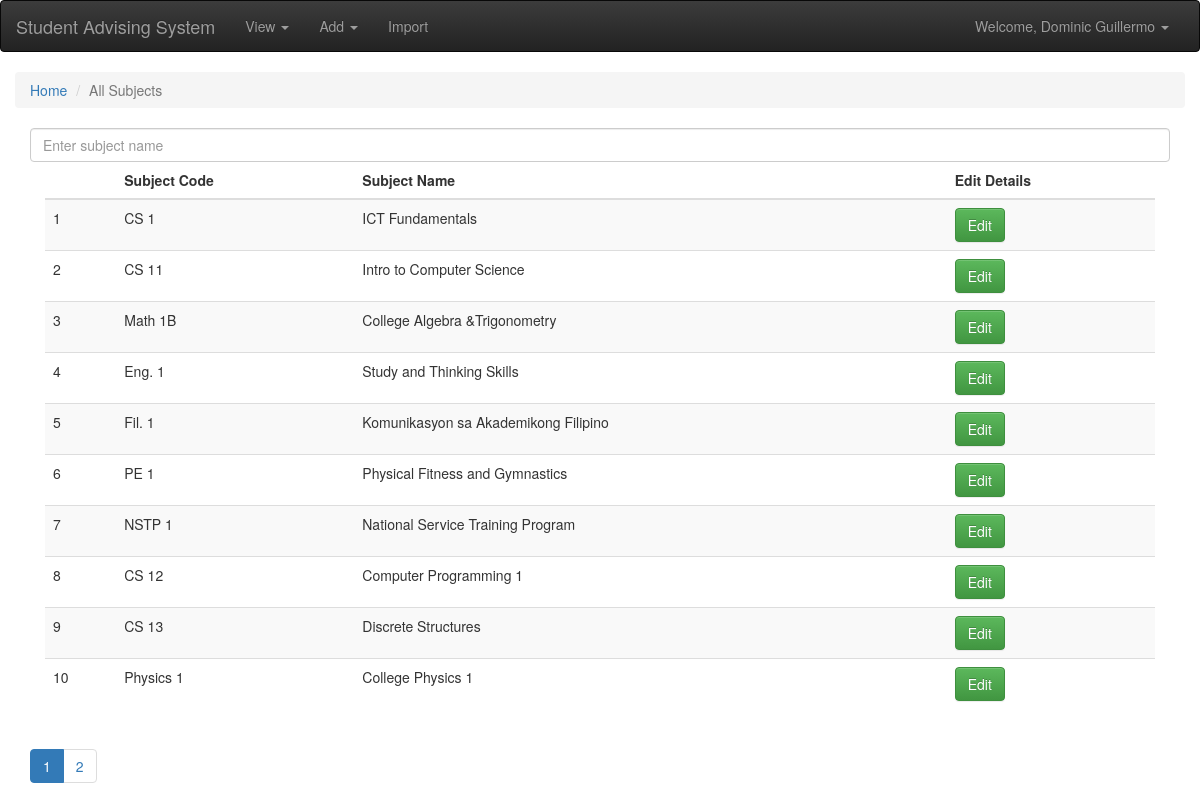
Screenshot of /view/subjects.php (signed in) with the database file from the repository.
### tables this page shows
CREATE TABLE `account` (
  `account_id` int(255) NOT NULL,
  `account_usern` varchar(11) NOT NULL,
  `account_pass` varchar(255) NOT NULL,
  `acc_fname` varchar(255) NOT NULL,
  `acc_lname` varchar(255) NOT NULL,
  `acc_type_id` int(255) NOT NULL,
  `acc_status` tinyint(2) NOT NULL COMMENT '0 for inactive; 1 for active; 2 for deactivated; 3 for reset'
);

CREATE TABLE `subject` (
  `subject_id` int(255) NOT NULL,
  `subject_name` varchar(255) NOT NULL,
  `subject_description` varchar(255) NOT NULL,
  `lecture_unit` int(255) DEFAULT NULL,
  `lab_unit` int(5) DEFAULT NULL,
  `credit_unit` int(5) NOT NULL
);

### globalincludes/loginauthen.php (called while the page is built, shortened)
<?php
	if(!isset($_SESSION['accid'])){
		switch ($pagelvl) {
			case '1':
				header("Location: login/login.php");
				break;
			case '2':
				header("Location: ../login/login.php");
				break;
			default:
				break;
		}
	}
	else{
		$sql = "SELECT * FROM account,acc_type WHERE account.acc_type_id = acc_type.acc_type_id AND account_id = '".$_SESSION['accid']."'";
		$result = $conn->query($sql);
		$row = $result->fetch_assoc();
		$accfname = $row['acc_fname'];
		$acclname = $row['acc_lname'];
	}
?>

### view/subjects.php (the view, shortened to what this page needs)
<?php
	include '../backend/connection.php';
	$pagelvl = "2";
	include '../globalincludes/loginauthen.php';
?>
<!DOCTYPE html>
<html>
	<head>
		<link rel="stylesheet" href="../css/bootstrap.min.css">
		<link rel="stylesheet" href="../css/bootstrap-theme.min.css">
	</head>
	<body>
		<?php include '../globalincludes/header.php';?>
		<div class="container-fluid">
			<ol class="breadcrumb">
			  <li><a href="../index.php">Home</a></li>
			  <li class="active">All Subjects</li>
			</ol>
			<div class="container-fluid">
				<input type="text" class="form-control" name="subjectsearchbar" placeholder="Enter subject name" id="searchbar">
				<div class="col-md-12">
					<div class="table-responsive">
						<table class="table table-striped">
							<thead>
								<tr>
									<th>  </th>
									<th>Subject Code</th>
									<th>Subject Name</th>
									<th>Edit Details</th>
								</tr>
							</thead>
							<tbody id="tbodyallsub" class="pagina-tbl srch-rslt">
								<?php
									$sql = "SELECT * FROM subject LIMIT 0,10";
									$result = $conn->query($sql);
									$num = 0;
									while($row = $result->fetch_assoc()){
										$num++;
										echo '
											<tr>
												<td>'.$num.'</td>
												<td>'.$row['subject_name'].'</td>
												<td>'.$row['subject_description'].'</td>
												<td><a href="../edit/subject.php?subid='.$row['subject_id'].'"><button class="btn btn-success">Edit</button></a></td>
											</tr>
										';
									}
								?>
							</tbody>
						</table>
					</div>
				</div>
				<?php
					$sql = "SELECT COUNT(*) AS TOTAL FROM subject";
                    $result = $conn->query($sql);
					$row = $result->fetch_assoc();
					$total = $row['TOTAL'];
					$numpages = $total/10;
					$pagenum = 10;
					$pagenumper = 0;
					echo '<input type="number" id="totpages" value="'.$pagenum.'" hidden>
						<nav aria-label="Page Navigation">
                            <ul class="pagination">';
                    for($i=0;$i<$numpages;$i++){
						if($i==0)
							echo '<li class="active" id="page-'.$i.'"><a href="#" onclick="pagination('.$i.',1,0,'.$pagenum.')">'.($i+1).'</a></li>';
						else
							echo '<li class="" id="page-'.$i.'"><a href="#" onclick="pagination('.$i.',1,'.($pagenumper = $pagenumper+$pagenum).','.$pagenum.')">'.($i+1).'</a></li>';
                                    }
				?>
			</div>
	</body>
</html>

### globalincludes/header.php (shortened to what this page needs)
<?php
  if(isset($acctyid))
    if($acctyid == 1)
      $superadminpowers = '<li><a href="#" data-toggle="modal" data-target="#superadminpowers">Master Admin Privelleges</a></li>';
    else
      $superadminpowers = "";
    if($pagelvl=='2'){
        echo '
            <nav class="navbar navbar-inverse">
                <div class="container-fluid">
                  <div class="navbar-header">
                      <a class="navbar-brand" href="../index.php">Student Advising System</a>
                  </div>
                  <div class="collapse navbar-collapse" id="bs-example-navbar-collapse-1">
                    <ul class="nav navbar-nav">
                        <li class="dropdown">
                          <a href="#" class="dropdown-toggle" data-toggle="dropdown" role="button" aria-haspopup="true" aria-expanded="false">View <span class="caret"></span></a>
                        </li>
                        <li class="dropdown">
                          <a href="#" class="dropdown-toggle" data-toggle="dropdown" role="button" aria-haspopup="true" aria-expanded="false">Add <span class="caret"></span></a>
                        </li>
                        <li><a href="../import/import.php">Import</a></li>
                      </ul>
                      <ul class="nav navbar-nav navbar-right">
                        <li class="dropdown">
                            <a href="#" class="dropdown-toggle" data-toggle="dropdown" role="button" aria-haspopup="true" aria-expanded="false">Welcome, '.$accfname.' '.$acclname.' <span class="caret"></span></a>
                              '.$superadminpowers.'
                        </li>
                      </ul>
                  </div>
                </div>
            </nav>
            ';
    }
?>

### rows the page displays
account: acc_fname "Dominic", acc_lname "Guillermo"
subject: subject_name "CS 1", subject_description "ICT Fundamentals"
subject: subject_name "CS 11", subject_description "Intro to Computer Science"
subject: subject_name "Math 1B", subject_description "College Algebra &Trigonometry"
subject: subject_name "Eng. 1", subject_description "Study and Thinking Skills"
subject: subject_name "Fil. 1", subject_description "Komunikasyon sa Akademikong Filipino"
subject: subject_name "PE 1", subject_description "Physical Fitness and Gymnastics"
subject: subject_name "NSTP 1", subject_description "National Service Training Program"
subject: subject_name "CS 12", subject_description "Computer Programming 1"
subject: subject_name "CS 13", subject_description "Discrete Structures"
subject: subject_name "Physics 1", subject_description "College Physics 1"
